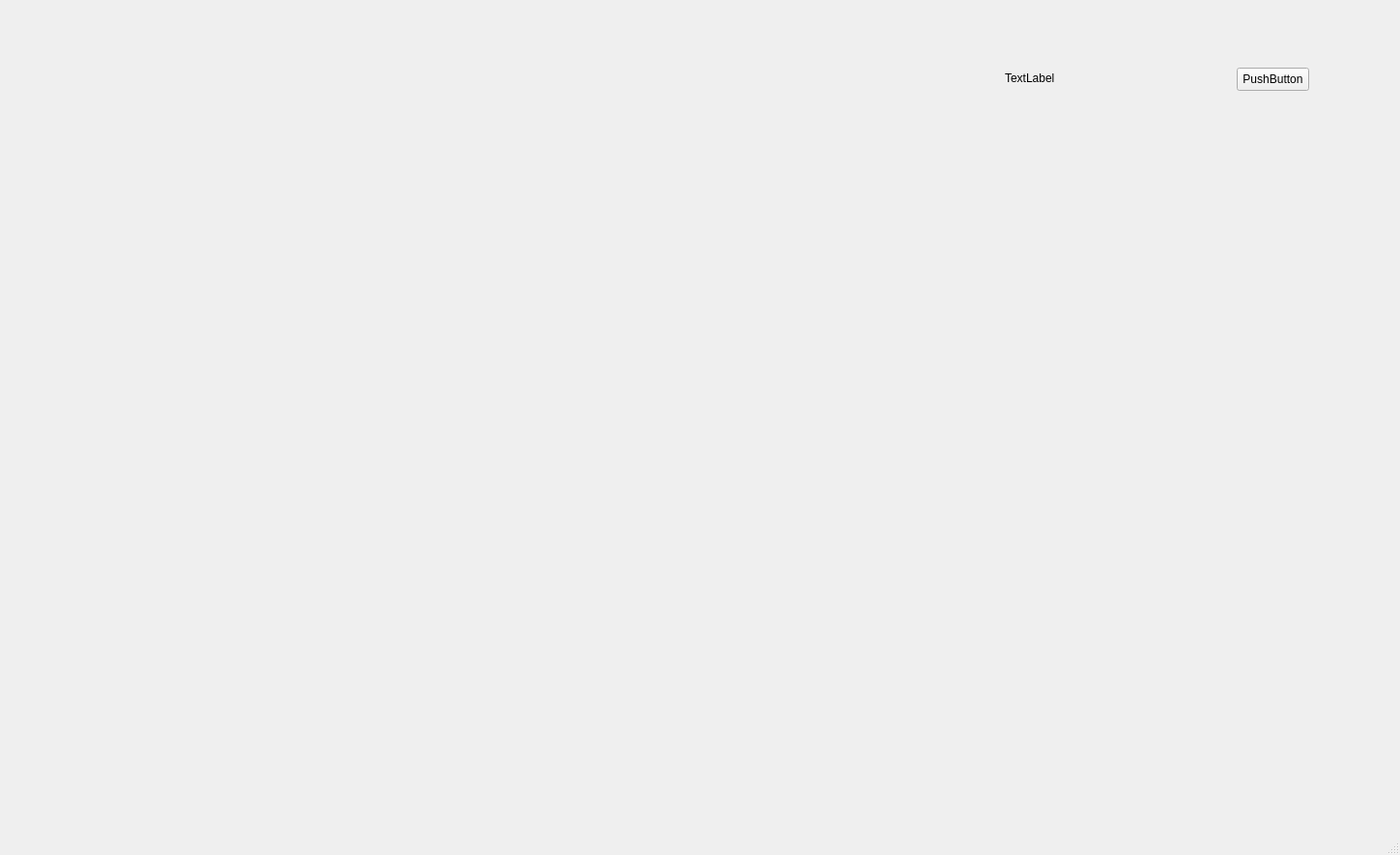
<?xml version="1.0" encoding="UTF-8"?>
<ui version="4.0">
 <class>MainWindow</class>
 <widget class="QMainWindow" name="MainWindow">
  <property name="geometry">
   <rect>
    <x>0</x>
    <y>0</y>
    <width>1449</width>
    <height>885</height>
   </rect>
  </property>
  <property name="windowTitle">
   <string>MainWindow</string>
  </property>
  <widget class="QWidget" name="centralwidget">
   <widget class="QLabel" name="label">
    <property name="geometry">
     <rect>
      <x>10</x>
      <y>10</y>
      <width>960</width>
      <height>540</height>
     </rect>
    </property>
    <property name="frameShadow">
     <enum>QFrame::Plain</enum>
    </property>
    <property name="midLineWidth">
     <number>0</number>
    </property>
    <property name="text">
     <string/>
    </property>
   </widget>
   <widget class="QLabel" name="label_2">
    <property name="geometry">
     <rect>
      <x>1040</x>
      <y>70</y>
      <width>211</width>
      <height>21</height>
     </rect>
    </property>
    <property name="text">
     <string>TextLabel</string>
    </property>
   </widget>
   <widget class="QPushButton" name="pushButton">
    <property name="geometry">
     <rect>
      <x>1280</x>
      <y>70</y>
      <width>75</width>
      <height>24</height>
     </rect>
    </property>
    <property name="text">
     <string>PushButton</string>
    </property>
   </widget>
   <zorder>label_2</zorder>
   <zorder>label</zorder>
   <zorder>pushButton</zorder>
  </widget>
  <widget class="QStatusBar" name="statusbar"/>
 </widget>
 <resources/>
 <connections/>
</ui>
